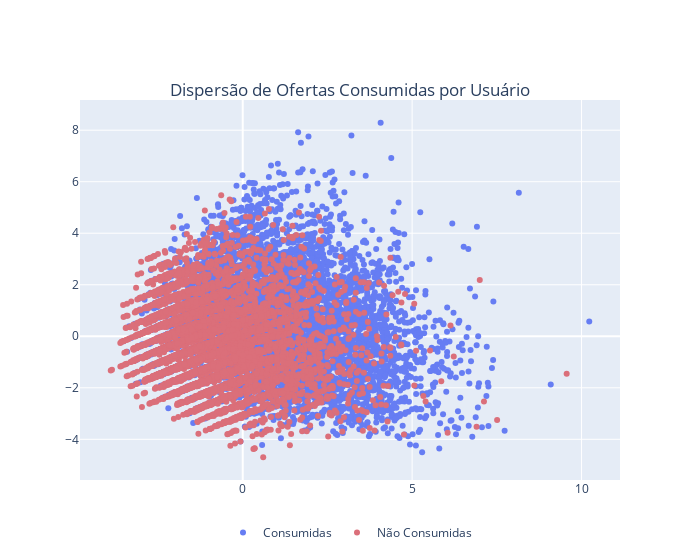

The code cell stored with this chart in its notebook:
### Code cell
df_offer_events_s = df_offer_events[df_offer_events['offer_type'].isin(['bogo', 'discount'])]
df_offer_events_s = df_offer_events_s[['account_id', 'offer_id', 'offer_type', 'received_time', 'offer_consumed']]

df_offer_events_s = (
    df_offer_events_s
    .merge(
        df_timeline, 
        left_on=['account_id', 'received_time'],
        right_on=['account_id', 'time'],
        how='left'
    )
    .merge(
        df_profile, 
        on=['account_id'],
        how='left'
    )
)

df_offer_events_s = df_offer_events_s.drop(columns=['received_time'])
df_offer_events_s = df_offer_events_s.drop_duplicates()
df_offer_events_g = df_offer_events_s.groupby(['account_id', 'offer_id', 'time']).sum(numeric_only=True)
df_offer_events_g = df_offer_events_g.reset_index().sort_values(['account_id', 'time'], ascending=False)
df_offer_events_g['order'] = df_offer_events_g.groupby('account_id').cumcount() + 1
df_offer_events_g = df_offer_events_g[df_offer_events_g['order'] == 1].drop(columns=['order'])
df_offer_events_g = df_offer_events_g.set_index(['account_id', 'offer_id', 'time'])

X = df_offer_events_g.drop(columns=['offer_consumed'])
y = df_offer_events_g['offer_consumed']
scaler = StandardScaler()
X_scaled = scaler.fit_transform(X)
X_scaled = pd.DataFrame(X_scaled, columns=X.columns)

pca = PCA(n_components=2)
X_pca = pca.fit_transform(X_scaled)
X_scaled['pca1'] = X_pca[:, 0]
X_scaled['pca2'] = X_pca[:, 1]
X_scaled['offer_consumed'] = y.values

X_scaled_0 = X_scaled[X_scaled['offer_consumed'] == 0]
X_scaled_1 = X_scaled[X_scaled['offer_consumed'] == 1]

fig = go.Figure([
    go.Scatter(
        x=X_scaled_1['pca1'],
        y=X_scaled_1['pca2'],
        marker_color='#667DF3',
        mode='markers',
        name='Consumidas'
    ),
    go.Scatter(
        x=X_scaled_0['pca1'],
        y=X_scaled_0['pca2'],
        marker_color='#DB6F7A',
        mode='markers',
        name='Não Consumidas'
    ),
])

fig.update_layout(
    title={
        'text': 'Dispersão de Ofertas Consumidas por Usuário',
        'x': 0.5,
        'y': 0.85,
        'xanchor': 'center',
        'yanchor': 'top'
    },
    legend=dict(x=0.5, xanchor='center', y=-0.1, yanchor='top', orientation='h'),
    width=700
)

fig.show()

### Figure 1 — Plotly figure (JSON) as saved in the notebook; plotly's stock layout.template omitted (floating-point values rounded to 4 significant figures; data arrays with more than 128 entries replaced by an {"elided": "..."} marker saying what was removed)
{"data": [{"marker": {"color": "#667DF3"}, "mode": "markers", "name": "Consumidas", "type": "scatter", "x": {"elided": "9785 float values"}, "y": {"elided": "9785 float values"}}, {"marker": {"color": "#DB6F7A"}, "mode": "markers", "name": "Não Consumidas", "type": "scatter", "x": {"elided": "7143 float values"}, "y": {"elided": "7143 float values"}}], "layout": {"legend": {"orientation": "h", "x": 0.5, "xanchor": "center", "y": -0.1, "yanchor": "top"}, "title": {"text": "Dispersão de Ofertas Consumidas por Usuário", "x": 0.5, "xanchor": "center", "y": 0.85, "yanchor": "top"}, "width": 700}}
